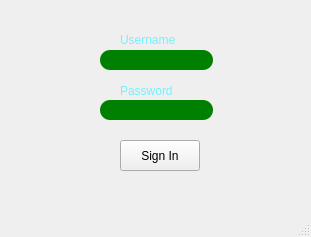
<?xml version="1.0" encoding="UTF-8"?>
<ui version="4.0">
 <class>ViewAuth</class>
 <widget class="QMainWindow" name="ViewAuth">
  <property name="geometry">
   <rect>
    <x>0</x>
    <y>0</y>
    <width>311</width>
    <height>237</height>
   </rect>
  </property>
  <property name="windowTitle">
   <string>ViewAuth</string>
  </property>
  <property name="styleSheet">
   <string notr="true">QMainWindow{
qlineargradient(spread:pad, x1:0, y1:0, x2:1, y2:0, stop:0 rgba(255, 178, 102, 255), stop:0.55 rgba(235, 148, 61, 255), stop:0.98 rgba(0, 0, 0, 255), stop:1 rgba(0, 0, 0, 0))
}</string>
  </property>
  <widget class="QWidget" name="centralwidget">
   <widget class="QLabel" name="label">
    <property name="geometry">
     <rect>
      <x>120</x>
      <y>30</y>
      <width>81</width>
      <height>20</height>
     </rect>
    </property>
    <property name="styleSheet">
     <string notr="true">QLabel{
	color: rgb(116, 241, 255);	
	font: 700 10pt &quot;Terminal&quot;;
}</string>
    </property>
    <property name="text">
     <string>Username</string>
    </property>
   </widget>
   <widget class="QLabel" name="label_2">
    <property name="geometry">
     <rect>
      <x>120</x>
      <y>80</y>
      <width>81</width>
      <height>21</height>
     </rect>
    </property>
    <property name="styleSheet">
     <string notr="true">QLabel{
	color: rgb(116, 241, 255);	
	font: 700 10pt &quot;Terminal&quot;;
}</string>
    </property>
    <property name="text">
     <string>Password</string>
    </property>
   </widget>
   <widget class="QPushButton" name="buttonSignIn">
    <property name="geometry">
     <rect>
      <x>120</x>
      <y>140</y>
      <width>80</width>
      <height>31</height>
     </rect>
    </property>
    <property name="text">
     <string>Sign In</string>
    </property>
   </widget>
   <widget class="QLineEdit" name="txtUser">
    <property name="geometry">
     <rect>
      <x>100</x>
      <y>50</y>
      <width>113</width>
      <height>20</height>
     </rect>
    </property>
    <property name="whatsThis">
     <string>&lt;html&gt;&lt;head/&gt;&lt;body&gt;&lt;p&gt;&lt;br/&gt;&lt;/p&gt;&lt;/body&gt;&lt;/html&gt;</string>
    </property>
    <property name="styleSheet">
     <string notr="true">QLineEdit {
	 margin: 0px;
    border-radius: 10px;
    padding: 0 8px;
    background: green;
    selection-background-color: darkgray;
}</string>
    </property>
   </widget>
   <widget class="QLineEdit" name="txtPass">
    <property name="geometry">
     <rect>
      <x>100</x>
      <y>100</y>
      <width>113</width>
      <height>20</height>
     </rect>
    </property>
    <property name="styleSheet">
     <string notr="true">QLineEdit {
    border-radius: 10px;
    padding: 0 8px;
    background: green;
    selection-background-color: darkgray;
}</string>
    </property>
   </widget>
   <widget class="QLabel" name="loginMsg">
    <property name="geometry">
     <rect>
      <x>10</x>
      <y>170</y>
      <width>291</width>
      <height>31</height>
     </rect>
    </property>
    <property name="styleSheet">
     <string notr="true"/>
    </property>
    <property name="text">
     <string/>
    </property>
   </widget>
  </widget>
  <widget class="QStatusBar" name="statusbar"/>
 </widget>
 <resources/>
 <connections/>
</ui>
